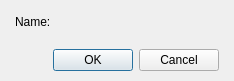
<?xml version="1.0" encoding="UTF-8"?>
<ui version="4.0">
 <class>DialogSystemLang</class>
 <widget class="QDialog" name="DialogSystemLang">
  <property name="geometry">
   <rect>
    <x>0</x>
    <y>0</y>
    <width>234</width>
    <height>81</height>
   </rect>
  </property>
  <property name="windowTitle">
   <string>Set name...</string>
  </property>
  <layout class="QGridLayout" name="gridLayout">
   <property name="leftMargin">
    <number>15</number>
   </property>
   <property name="topMargin">
    <number>10</number>
   </property>
   <property name="rightMargin">
    <number>15</number>
   </property>
   <property name="bottomMargin">
    <number>10</number>
   </property>
   <item row="0" column="0">
    <layout class="QVBoxLayout" name="verticalLayout">
     <property name="spacing">
      <number>15</number>
     </property>
     <item>
      <layout class="QHBoxLayout" name="horizontalLayout" stretch="0,1">
       <item>
        <widget class="QLabel" name="label">
         <property name="text">
          <string>Name:</string>
         </property>
        </widget>
       </item>
       <item>
        <widget class="WidgetTextLang" name="widgetName" native="true">
         <property name="minimumSize">
          <size>
           <width>150</width>
           <height>0</height>
          </size>
         </property>
         <property name="maximumSize">
          <size>
           <width>150</width>
           <height>16777215</height>
          </size>
         </property>
        </widget>
       </item>
      </layout>
     </item>
     <item>
      <widget class="QDialogButtonBox" name="buttonBox">
       <property name="orientation">
        <enum>Qt::Horizontal</enum>
       </property>
       <property name="standardButtons">
        <set>QDialogButtonBox::Cancel|QDialogButtonBox::Ok</set>
       </property>
      </widget>
     </item>
    </layout>
   </item>
  </layout>
 </widget>
 <customwidgets>
  <customwidget>
   <class>WidgetTextLang</class>
   <extends>QWidget</extends>
   <header>widgettextlang.h</header>
   <container>1</container>
  </customwidget>
 </customwidgets>
 <resources/>
 <connections>
  <connection>
   <sender>buttonBox</sender>
   <signal>accepted()</signal>
   <receiver>DialogSystemLang</receiver>
   <slot>accept()</slot>
   <hints>
    <hint type="sourcelabel">
     <x>248</x>
     <y>254</y>
    </hint>
    <hint type="destinationlabel">
     <x>157</x>
     <y>274</y>
    </hint>
   </hints>
  </connection>
  <connection>
   <sender>buttonBox</sender>
   <signal>rejected()</signal>
   <receiver>DialogSystemLang</receiver>
   <slot>reject()</slot>
   <hints>
    <hint type="sourcelabel">
     <x>316</x>
     <y>260</y>
    </hint>
    <hint type="destinationlabel">
     <x>286</x>
     <y>274</y>
    </hint>
   </hints>
  </connection>
 </connections>
</ui>
